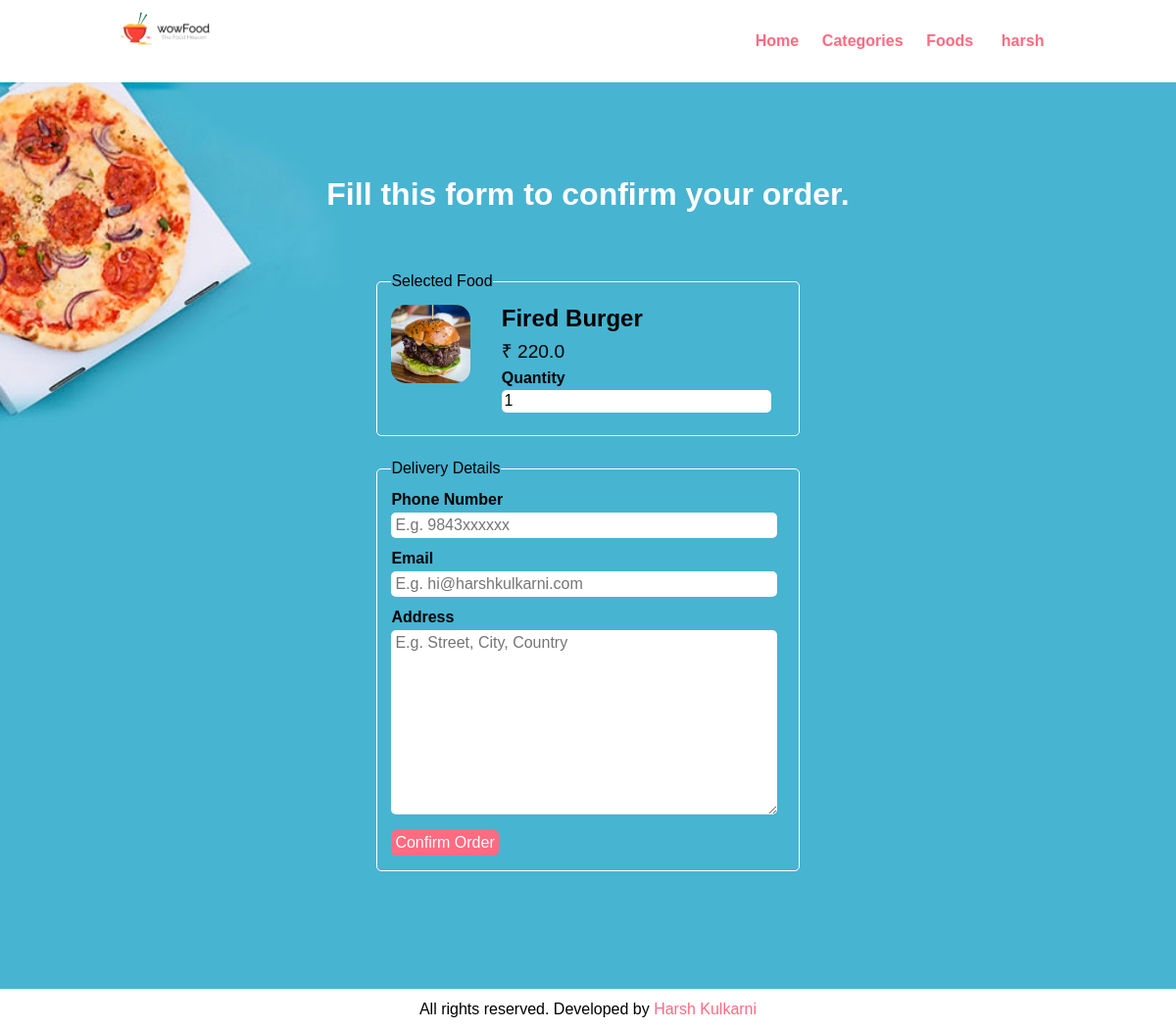
/order?id=6 (signed in), run on the app's committed database.
### food_order/__init__.py (models this page shows)
class User(db.Model, UserMixin):
    id = db.Column(db.Integer, primary_key=True)
    full_name = db.Column(db.String(100), nullable=False)
    username = db.Column(db.String(100), nullable=False, unique=True)
    role = db.Column(db.String(100), nullable=False)
    password = db.Column(db.String(255), nullable=False)
    orders = db.relationship("Order", backref="customer")

class Food(db.Model):
    id = db.Column(db.Integer, primary_key=True)
    title = db.Column(db.String(100), nullable=False, unique=True)
    category_id = db.Column(db.Integer, db.ForeignKey("category.id"))
    image_name = db.Column(db.String(255), nullable=True)
    description = db.Column(db.Text, nullable=True)
    price = db.Column(db.Float, nullable=False)
    featured = db.Column(db.String(10), nullable=False)
    active = db.Column(db.String(10), nullable=False)
    orders = db.relationship("Order", backref="order")

### food_order/views.py (the view, shortened to what this page needs)
@app.route("/order", methods=["GET", "POST"])
@login_required_for_customer
def order():
    with app.app_context():
        food = Food.query.get(request.args.get("id"))
        return render_template("order.html", food=food)

### food_order/__init__.py (called while the page is built)
@login_manager.user_loader
def load_user(user_id):
    return User.query.get(int(user_id))

def login_required_for_customer(f):
    @wraps(f)
    def wrapper(*args, **kwargs):
        if current_user.is_authenticated:
            return f(*args, **kwargs)
        else:
            flash("Login required")
            return redirect(url_for("login"))
    return wrapper

### food_order/templates/order.html (shortened to what this page needs)
{% include 'header.html' %}
<section class="food-search">
    <div class="container">
        {% if not request.method == 'GET' %}
        <h2 class="text-center text-white">Order Confirmed!</h2>
        <div class="text-center text-white">
            <a href="{{ url_for('order_status') }}">Order Status</a>
        </div>
        {% else %}
        <h2 class="text-center text-white">Fill this form to confirm your order.</h2>
        <br>
        <form action="{{ url_for('order', id=food.id) }}" class="order" method="post">
            <fieldset>
                <legend>Selected Food</legend>
                <div class="food-menu-img">
                    <img src="static/images/{{food.image_name}}" alt="{{food.image_name}}"
                         class="img-responsive img-curve">
                </div>
                <div class="food-menu-desc">
                    <h3>{{food.title}}</h3>
                    <p class="food-price">₹ {{food.price}}</p>
                    <div class="order-label">Quantity</div>
                    <input type="number" name="qty" class="input-responsive" value="1" required>
                </div>
            </fieldset>
            <fieldset>
                <legend>Delivery Details</legend>
                <div class="order-label">Phone Number</div>
                <input type="tel" name="contact" placeholder="E.g. 9843xxxxxx" class="input-responsive" required>
                <div class="order-label">Email</div>
                <input type="email" name="email" placeholder="E.g. hi@harshkulkarni.com" class="input-responsive"
                       required>
                <div class="order-label">Address</div>
                <textarea name="address" rows="10" placeholder="E.g. Street, City, Country" class="input-responsive"
                          required></textarea>
                <input type="submit" name="submit" value="Confirm Order" class="btn btn-primary">
            </fieldset>
        </form>
        {% endif %}
    </div>
</section>
{% include 'footer.html' %}

### food_order/templates/header.html (shortened to what this page needs)
<!DOCTYPE html>
<html lang="en">
<head>
    <link rel="stylesheet" href="static/css/style.css">
</head>
<body>
<section class="navbar">
    <div class="container">
        <div class="logo">
            <a href="{{ url_for('index') }}" title="Logo">
                <img src="static/images/logo.png" alt="Restaurant Logo" class="img-responsive">
            </a>
        </div>
        <div class="menu text-right ">
            <ul>
                <li>
                    <a href="{{ url_for('index') }}">Home</a>
                </li>
                <li>
                    <a href="{{ url_for('categories') }}">Categories</a>
                </li>
                <li>
                    <a href="{{ url_for('foods') }}">Foods</a>
                </li>
                {% if not current_user.is_authenticated %}
                <li>
                    <a href="{{ url_for('sign_up') }}">Sign Up</a>
                </li>
                <li>
                    <a href="{{ url_for('login') }}">Login</a>
                </li>
                {% else %}
                <li>
                    <div class="dropdown">
                        <a class="dropbtn">{{ current_user.username }}</a>
                    </div>
                </li>
                {% endif %}
            </ul>
        </div>
    </div>
</section>

### food_order/static/css/style.css (style rules this page uses)
* { margin: 0 0; padding: 0 0; font-family: Arial, Helvetica, sans-serif; }
.container { width: 80%; margin: 0 auto; padding: 1%; }
.img-responsive { width: 100%; }
.img-curve { border-radius: 15px; }
.text-right { text-align: right; }
.text-center { text-align: center; }
.text-white { color: white; }
a { color: #ff6b81; text-decoration: none; }
.btn { padding: 1%; border: none; font-size: 1rem; border-radius: 5px; }
.btn-primary { background-color: #ff6b81; color: white; cursor: pointer; }
h2 { color: #2f3542; font-size: 2rem; margin-bottom: 2%; }
h3 { font-size: 1.5rem; }
fieldset { border: 1px solid white; margin: 5%; padding: 3%; border-radius: 5px; }
.logo { width: 10%; float: left; }
.menu { line-height: 60px; }
.menu ul { list-style-type: none; }
.menu ul li { display: inline; padding: 1%; font-weight: bold; }
.food-search { background-image: url(../images/bg.jpg); background-size: cover; background-repeat: no-repeat; background-position: center; padding: 7% 0; }
.food-menu-img { width: 20%; float: left; }
.food-menu-desc { width: 70%; float: left; margin-left: 8%; }
.food-price { font-size: 1.2rem; margin: 2% 0; }
.order { width: 50%; margin: 0 auto; }
.input-responsive { width: 96%; padding: 1%; margin-bottom: 3%; border: none; border-radius: 5px; font-size: 1rem; }
.order-label { margin-bottom: 1%; font-weight: bold; }
.dropbtn { color: #ff6b81; padding: 5px; font-size: 16px; border: none; }
.dropdown { position: relative; display: inline-block; }

### data on the page
User: username "harsh"
Food: image_name (picture), title "Fired Burger", price "220.0"
